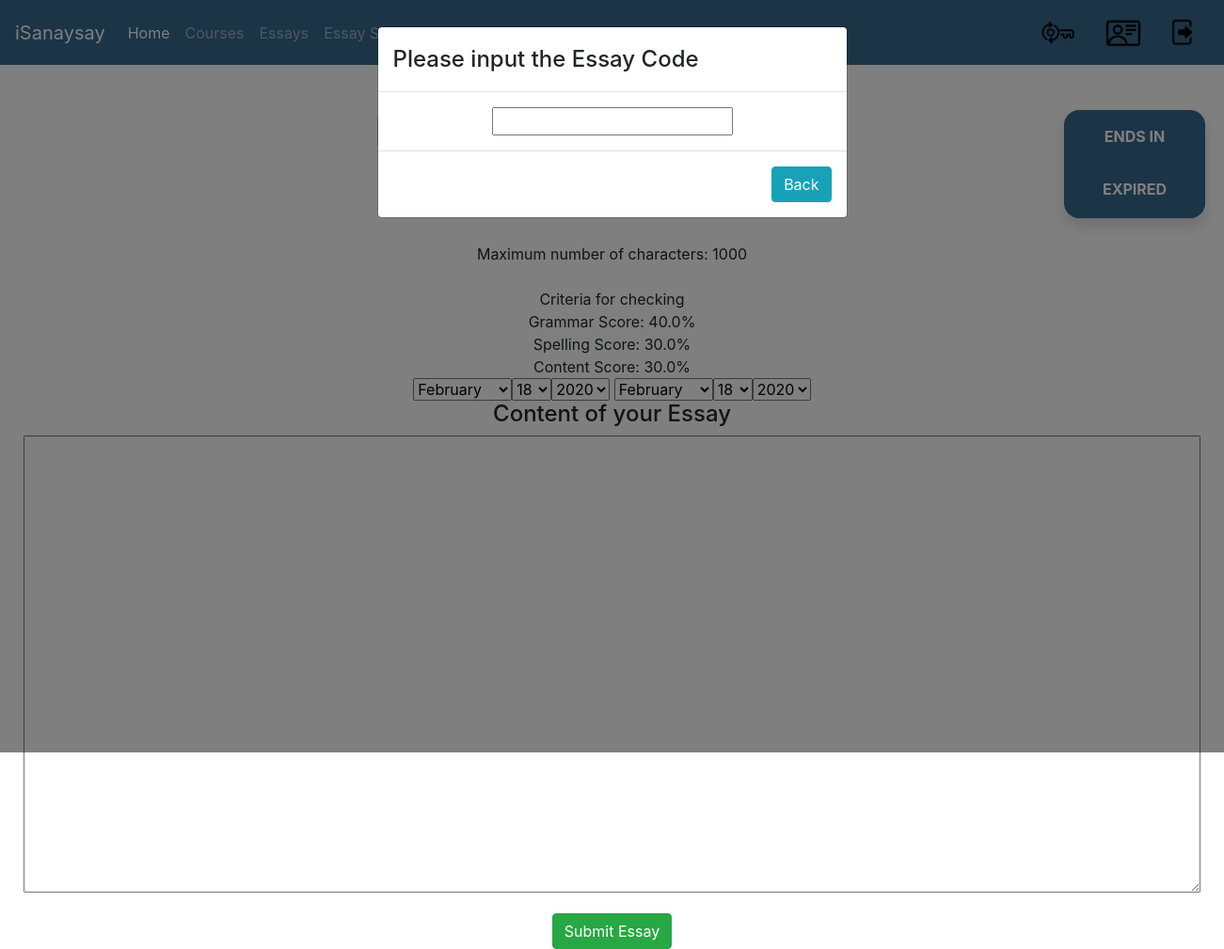
The page /isanaysay/add_essay_submission/1 (signed in) on the database as committed earlier.
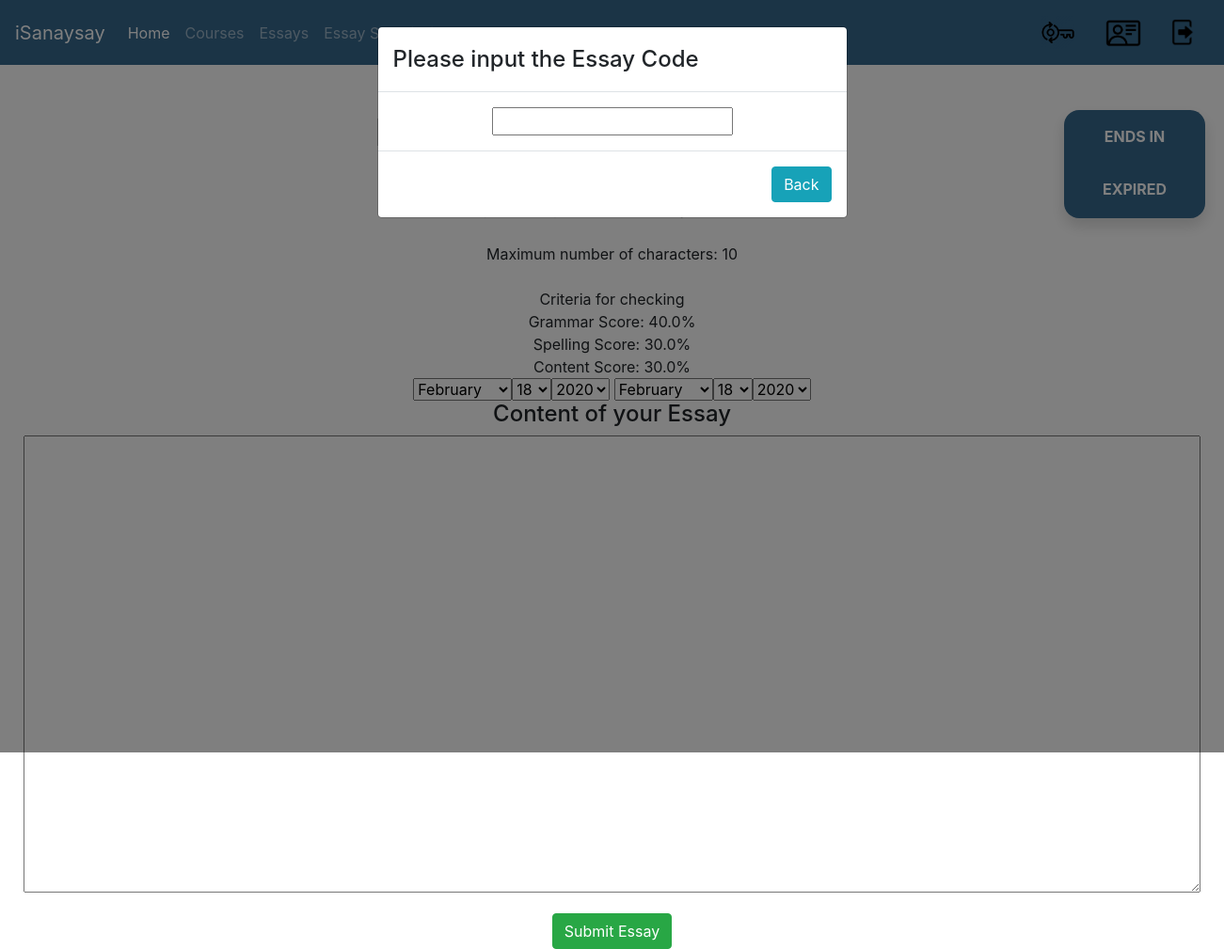
The same page on the database as committed later.
### users/models.py (models this page shows, shortened)
class Essay(models.Model):
    course = models.ForeignKey(Course, verbose_name="Course", on_delete = models.CASCADE)
    name = models.CharField(verbose_name="Essay Name", max_length=300)
    essay_description = models.CharField(verbose_name="Essay Description", max_length=1500)
    essay_code = models.CharField(verbose_name="Essay Code", max_length=100)
    maximum_length = models.IntegerField(verbose_name="Maximum Length")
    start_date_time = models.DateTimeField(verbose_name="Essay Start Date and Time")
    end_date_time = models.DateTimeField(verbose_name="Essay End Date and Time")
    duration = models.IntegerField(verbose_name="Duration")
    criteria_no_1 = models.FloatField(verbose_name="Grammar",default=0)
    criteria_no_2 = models.FloatField(verbose_name="Spelling",default=0)
    criteria_no_3 = models.FloatField(verbose_name="Content",default=0)
    def __str__(self):
        return "%s" % self.name

### users/views.py (the view)
# urls.py: url(r'^add_essay_submission/(?P<essay_id>\d+)$', add_essay_submission, name='add-essay-submission'),
def add_essay_submission(request,essay_id):
    template = "add_essay_submission.html"
    user_id = request.user.id
    essay = Essay.objects.get(id=essay_id)
    date_today = datetime.datetime.now().replace(tzinfo=utc)
    if request.method == "POST":
        form = EssaySubmissionForm(request.POST)
        if form.is_valid():
            form.save()
            return HttpResponseRedirect(reverse_lazy('view-essay-submissions'))
    else:
        context = {
            'essay_submission_form': EssaySubmissionForm(initial={'essay':essay.id,'student': user_id,'isChecked':'N','grammar_score':0,'spelling_score':0,'content_score':0,'submitted_date':date_today,'checked_date':date_today}),
            'essay': essay,
        }
    return render(request, template, context)

### users/forms.py
class EssaySubmissionForm(forms.ModelForm):
	content = forms.CharField(widget=forms.Textarea(attrs={"rows":20, "cols":120}))
	submitted_date = forms.DateTimeField(label='What is the essay submission date?', widget=forms.SelectDateWidget)
	checked_date = forms.DateTimeField(label='What is the essay check date?', widget=forms.SelectDateWidget)
	class Meta:
		model = EssaySubmission
		fields = '__all__'
	def __init__(self, *args, **kwargs):
		super(EssaySubmissionForm, self).__init__(*args, **kwargs)
		self.fields['student'].queryset = CustomUser.objects.filter(isStudent='S')
		self.fields['student'].widget = forms.HiddenInput()
		self.fields['essay'].widget = forms.HiddenInput()
		self.fields['isChecked'].widget = forms.HiddenInput()
		self.fields['grammar_score'].widget = forms.HiddenInput()
		self.fields['spelling_score'].widget = forms.HiddenInput()
		self.fields['content_score'].widget = forms.HiddenInput()

### templates/add_essay_submission.html (shortened to what this page needs)
{% extends 'base.html' %}
{% block content %}
	<div id="parent"><div id="child"><br/><br/>
		<div class="rounded bg-gradient-1 text-white shadow pt-3 text-center " style="
    width: 150px;
    height: 115px;
    float: right;
">
                    <p class="font-weight-bold text-uppercase">ends in</p>
                    <div id="demo" class="countdown-circles d-flex flex-wrap justify-content-center pt-3"></div>
                </div>
		<h1>{{ essay }}</h1>
		<h4>Instructions for this essay</h4>
		{{ essay.essay_description }}<br/><br/>
		Maximum number of characters: {{ essay.maximum_length }}<br/><br/>
		Criteria for checking<br/>
		Grammar Score: {{ essay.criteria_no_1 }}%<br/>
		Spelling Score: {{ essay.criteria_no_2 }}%<br/>
		Content Score: {{ essay.criteria_no_3 }}%<br/>
		<form role="form" action="" method="POST">
					{{ essay_submission_form.submitted_date }}
					{{ essay_submission_form.checked_date }}
					<h4>Content of your Essay</h4>
					{{ essay_submission_form.content }}<br/>
			<button id="finish" type="submit" class="btn btn-success">Submit Essay</button>
		</form>
	</div></div>
  <div class="modal fade" id="myModal" role="dialog">
    <div class="modal-dialog">
      <div class="modal-content">
        <div class="modal-header">
          <h4 class="modal-title">Please input the Essay Code</h4>
        </div>
        <div class="modal-body">
        	<input id="essay_code" style="margin: auto; display: block;" type="text" />
        </div>
        <div class="modal-footer">
			<a href="{% url 'view-essay-submissions' %}" class="btn btn-info">Back</a>
        </div>
      </div>
    </div>
  </div>
{% endblock %}

Rows that differ between the two databases and show on the page:
changed Essay: maximum_length "1000" → "10"
